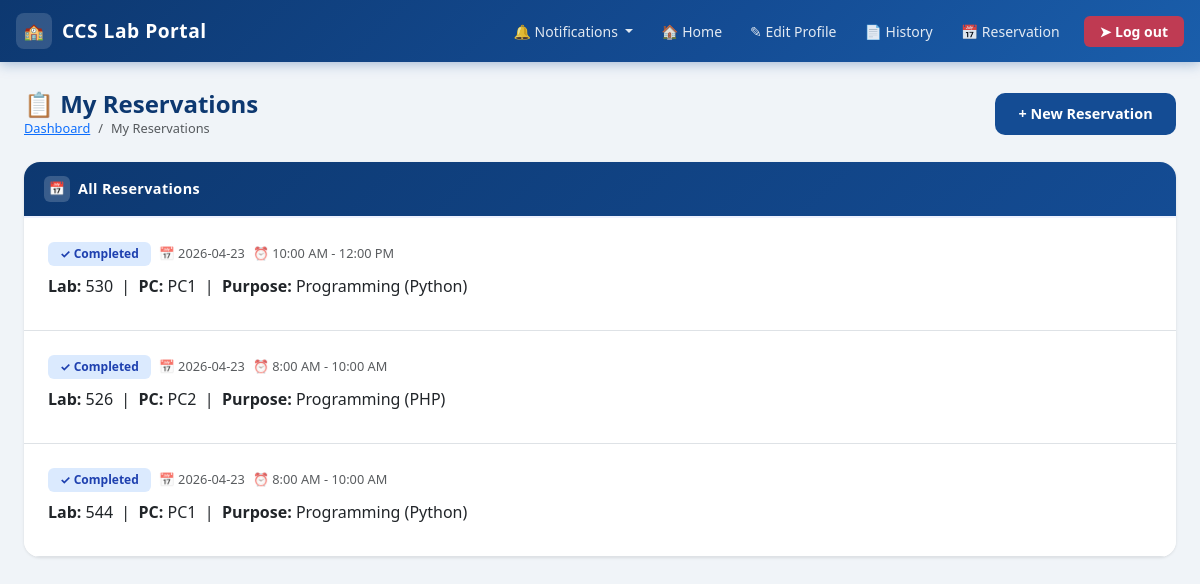
The app's page /student/reservations (signed in) with its own data.
### tables this page shows
CREATE TABLE reservations(
        id INTEGER PRIMARY KEY AUTOINCREMENT,
        student_id INTEGER NOT NULL,
        purpose TEXT NOT NULL,
        reservation_date TEXT NOT NULL,
        time_slot TEXT NOT NULL,
        lab_room TEXT NOT NULL,
        pc_number TEXT NOT NULL,
        status TEXT DEFAULT 'Pending',
        session_id INTEGER,
        approved_by INTEGER,
        approved_at TIMESTAMP,
        admin_remarks TEXT,
        cancelled_by TEXT,
        cancelled_at TIMESTAMP,
        created_at TIMESTAMP DEFAULT CURRENT_TIMESTAMP,
        updated_at TIMESTAMP DEFAULT CURRENT_TIMESTAMP,
        FOREIGN KEY(student_id) REFERENCES students(id),
        FOREIGN KEY(session_id) REFERENCES sessions_history(session_id),
        FOREIGN KEY(approved_by) REFERENCES admins(id)
        );

### app.py (the view)
@app.route("/student/reservations")
def student_my_reservations():
    if "user" not in session or session.get("role") != "student":
        return redirect(url_for("login"))
    student = execute("SELECT id FROM students WHERE id_number = ?", (session["user"],), fetchone=True)
    reservations = get_student_reservations(student["id"])
    return render_template("student/my_reservations.html", reservations=reservations)

### app.py (called while the page is built)
@app.context_processor
def inject_now():
    return {'now': datetime.now()}

### database.py (called while the page is built)
def get_db():
    if "db" not in g:
        g.db = sqlite3.connect(
            DATABASE,
            detect_types=sqlite3.PARSE_DECLTYPES,
            timeout=30
        )
        g.db.row_factory = sqlite3.Row
        g.db.execute("PRAGMA journal_mode = WAL")
        g.db.execute("PRAGMA foreign_keys = ON")
    return g.db

### db_helper.py (called while the page is built)
def execute(query, params=(), fetchone=False, fetchall=False, commit=False):
    db = get_db()
    if fetchone and fetchall:
        raise ValueError("Cannot Use Fetchone and Fetchall at the same time!")
    cursor = db.execute(query,params)
    try:
        result = None
        if fetchone:
            row = cursor.fetchone()
            result = dict(row) if row else None
        elif fetchall:
            rows = cursor.fetchall()
            result = [dict(r) for r in rows]
        if commit:
            db.commit()
            return cursor.rowcount
        return result
    except Exception:
        db.rollback()
        raise
    finally:
        cursor.close()

### models/admin_models.py (called while the page is built)
def get_student_reservations(student_id):
    return execute("""
        SELECT r.*,
               CASE
                   WHEN r.status = 'Pending' THEN 'pending'
                   WHEN r.status = 'Approved' THEN 'approved'
                   WHEN r.status = 'Rejected' THEN 'rejected'
                   WHEN r.status = 'Cancelled' THEN 'cancelled'
                   WHEN r.status = 'Completed' THEN 'completed'
               END as status_class
        FROM reservations r
        WHERE r.student_id = ?
        ORDER BY
            CASE r.status
                WHEN 'Pending' THEN 1
                WHEN 'Approved' THEN 2
                ELSE 3
            END,
            r.reservation_date ASC
    """, (student_id,), fetchall=True)

### templates/student/my_reservations.html (shortened to what this page needs)
{% extends "student/dashboardbase.html" %}
{% block content %}
<div class="page-header d-flex align-items-center justify-content-between flex-wrap gap-2 mb-4">
  <div>
    <h4>📋 My Reservations</h4>
    <nav aria-label="breadcrumb">
      <ol class="breadcrumb mb-0">
        <li class="breadcrumb-item"><a href="/dashboard">Dashboard</a></li>
        <li class="breadcrumb-item active">My Reservations</li>
      </ol>
    </nav>
  </div>
  <a href="/student/reservation/make" class="btn" style="background:#144c94; color:white; border-radius: 10px;">
    + New Reservation
  </a>
</div>
<div class="dash-card card">
  <div class="card-header-custom">
    <div class="header-icon">📅</div>
    All Reservations
  </div>
  <div class="card-body p-0">
    {% if reservations %}
      {% for r in reservations %}
        <div class="reservation-item p-4 border-bottom" style="transition: all 0.2s ease;">
          <div class="d-flex align-items-start justify-content-between flex-wrap gap-3">
            <div class="flex-grow-1">
              <div class="d-flex align-items-center gap-2 mb-2 flex-wrap">
                {% if r.status == 'Pending' %}
                  <span class="badge" style="background:#fef3c7; color:#92400e; padding: 6px 12px;">
                    ⏳ Pending
                  </span>
                {% elif r.status == 'Approved' %}
                  <span class="badge" style="background:#d1fae5; color:#065f46; padding: 6px 12px;">
                    ✅ Approved
                  </span>
                {% elif r.status == 'Rejected' %}
                  <span class="badge" style="background:#fee2e2; color:#991b1b; padding: 6px 12px;">
                    ❌ Rejected
                  </span>
                {% elif r.status == 'Cancelled' %}
                  <span class="badge" style="background:#f3f4f6; color:#4b5563; padding: 6px 12px;">
                    🚫 Cancelled
                  </span>
                {% elif r.status == 'Completed' %}
                  <span class="badge" style="background:#dbeafe; color:#1e40af; padding: 6px 12px;">
                    ✓ Completed
                  </span>
                {% endif %}
                <span class="text-muted" style="font-size: 0.8rem;">
                  📅 {{ r.reservation_date }}
                </span>
                <span class="text-muted" style="font-size: 0.8rem;">
                  ⏰ {{ r.time_slot }}
                </span>
              </div>
              <div class="mb-2">
                <span style="font-weight: 600;">Lab:</span> {{ r.lab_room }} &nbsp;|&nbsp;
                <span style="font-weight: 600;">PC:</span> {{ r.pc_number }} &nbsp;|&nbsp;
                <span style="font-weight: 600;">Purpose:</span> {{ r.purpose }}
              </div>
            </div>
          </div>
        </div>
      {% endfor %}
    {% else %}
      <div class="text-center py-5">
        <div style="font-size: 3rem;">📭</div>
        <h6 class="text-muted">No reservations yet</h6>
        <p class="small text-muted">Click "New Reservation" to book a PC</p>
      </div>
    {% endif %}
  </div>
</div>
{% endblock %}

### static/css/style.css (style rules this page uses)
body { background-color: #f0f4ff; font-family: 'Inter', sans-serif; min-height: 100vh; }
.btn { border-radius: 8px; font-weight: 600; padding: 0.55rem 1.4rem; font-size: 0.9rem; }

### templates/student/dashboardbase.html (style rules this page uses)
:root { --uc-blue: #144c94; --uc-blue-dark: #0d3870; --uc-blue-light: #1a5eab; --sidebar-width: 260px; }
body { background-color: #f0f4f8; font-family: 'Segoe UI', system-ui, -apple-system, sans-serif; min-height: 100vh; }
.page-header { margin-bottom: 1.5rem; }
.page-header h4 { color: var(--uc-blue-dark); font-weight: 700; margin: 0; }
.page-header .breadcrumb { font-size: 0.8rem; margin: 0; }
.dash-card { border: none; border-radius: 14px; box-shadow: 0 2px 12px rgba(0,0,0,0.07); overflow: hidden; height: 100%; }
.dash-card .card-header-custom { background: linear-gradient(135deg, var(--uc-blue-dark), var(--uc-blue)); color: #fff; padding: 14px 20px; font-weight: 700; font-size: 0.9rem; letter-spacing: 0.4px; display: flex; align-items: center; gap: 8px; }
.dash-card .card-header-custom .header-icon { width: 26px; height: 26px; background: rgba(255,255,255,0.18); border-radius: 6px; display: flex; align-items: center; justify-content: center; font-size: 0.8rem; }
.dash-card .card-body { padding: 1.25rem 1.5rem; background: #fff; }

### templates/student/my_reservations.html (style rules this page uses)
.dash-card { border: none; border-radius: 16px; box-shadow: 0 1px 3px 0 rgba(0, 0, 0, 0.1); background: #fff; }
.card-header-custom { background: #fff; border-bottom: 2px solid #eef2ff; padding: 1rem 1.25rem; display: flex; align-items: center; gap: 0.5rem; font-weight: 600; color: #1f2937; }
.header-icon { background: #eef3fc; width: 32px; height: 32px; display: flex; align-items: center; justify-content: center; border-radius: 10px; }

### records on screen
reservations: status "✓ Completed", reservation_date "2026-04-23", time_slot "10:00 AM - 12:00 PM", lab_room "530", pc_number "PC1", purpose "Programming (Python)"
reservations: status "✓ Completed", reservation_date "2026-04-23", time_slot "8:00 AM - 10:00 AM", lab_room "526", pc_number "PC2", purpose "Programming (PHP)"
reservations: status "✓ Completed", reservation_date "2026-04-23", time_slot "8:00 AM - 10:00 AM", lab_room "544", pc_number "PC1", purpose "Programming (Python)"
